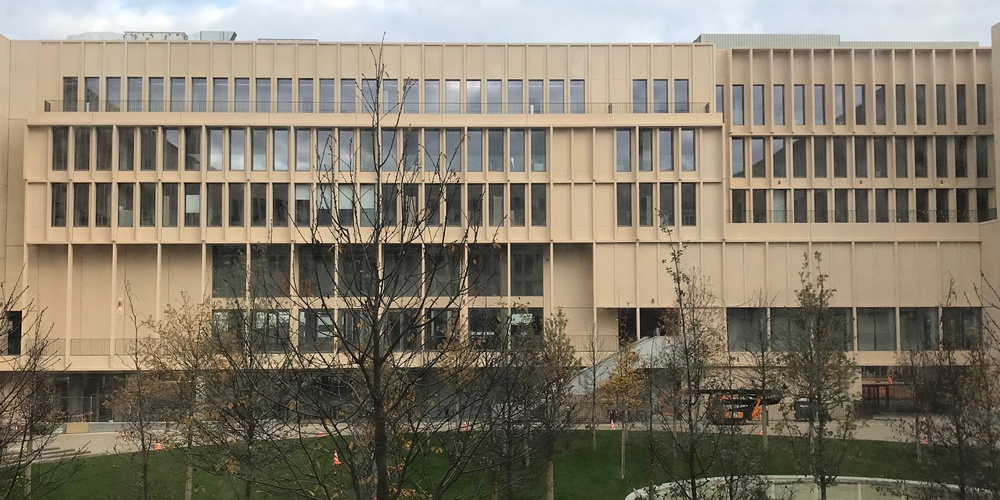
#> input picture img/telecom.jpeg, 1000 x 500 px, shrunk from 3088 x 1544 before the run
$ python main.py
#> lines starting #> are read from the running program, lines starting #| are printed output that depends on the picture; long printed decimals are rounded
### perf_kmeans.py
# -*- coding: utf-8 -*-

from skimage import io as skio
from skimage import color
import numpy as np
from sklearn.cluster import KMeans
from sklearn.preprocessing import MinMaxScaler

def import_file(filename):
    return skio.imread('im/' + filename, as_gray = False)

def apply_kmeans(ima, clusters_colors = [85, 170, 255]):
    """Performs a kmeans classification on the RGB image (ima).
    Value of k is the length of (clusters_colors).
    Returns an image with the correct colorization. """
    #k in the number of colors
    k = len(clusters_colors)

    imalab = color.rgb2lab(ima)
    X = imalab[:,:,1:3]
    #L = imalab[:,:,0]

    imalab_shapes = np.shape(imalab)
    dim_y, dim_x = np.shape(X)[0], np.shape(X)[1]

    # We reshape to have (numb. pixels, a, b)
    X_res = np.reshape(X, (dim_y*dim_x, 2))
    #L_res = np.reshape(L, (dim_y*dim_x, 1))

    # Scale to do clustering
    scaler = MinMaxScaler()
    scaler.fit(X_res)
    X_res = scaler.transform(X_res)

    # Applying k-means with the right number of clusters
    kmeans = KMeans(n_clusters = k, init = 'k-means++',
                        max_iter = 300, n_init = 10,
                        random_state = 0) # We use K-Means++ to avoid the trap
    y_kmeans = kmeans.fit_predict(X_res) #We use fir predict to get the cluster to which each instance belong

    #y_kmeans is a vector that contains all of our pixel values.
    #We reshape it into a matrix.
    output_X = np.copy(X_res)

    for cluster in range(max(y_kmeans) + 1):
        output_X[y_kmeans == cluster] = clusters_colors[cluster]

    output_X = np.delete(output_X, 1, 1)
    output_X = np.reshape(output_X, imalab_shapes[0:2])

    return output_X

### matchsel.py
import numpy as np

# [4 lines left out: function exp_sim, not called in this run]

def l2_sim(A,B):
    """Compares A to B (model) """
    return 1-np.linalg.norm(B-A)/np.linalg.norm(B)

def cov_sim(A,B):
    return np.corrcoef()

def horizontal_match_selection(image, selection, step=1, sim=l2_sim):
    """Given an image and a selection, look for
    image : a numpy array corresponding to a picture.
    selection : ((topleft_x, topleft_y), (bottomright_x, bottoomright_y))"""
    selection_im = image[selection[0][1]:selection[1][1]+1,
                         selection[0][0]:selection[1][0]+1]
    selection_width = selection_im.shape[1]
    selection_height = selection_im.shape[0]
    line = selection[0][1]
    begin = 0
    end = image.shape[1] - selection_width
    similarities = np.zeros((end-begin+1,))
    similarity = 0
    for row in range(begin, end):
        if row % step == 0: #Every (step), we compute the similarity. Otherwise, propagated.
            sub_selection_im = image[line : line + selection_height ,
                                    row   : row  + selection_width ]
            similarity = sim(sub_selection_im, selection_im )
        similarities[row-begin] = similarity
    return similarities


# [30 lines left out: function match_selection, not called in this run]

### main.py
# -*- coding: utf-8 -*-

import numpy as np
import skimage, scipy
from utils import *
import matplotlib.pyplot as plt
import skimage.morphology as morpho
import cv2
from perf_kmeans import *
from matchsel import *

#Sets current working directory
#import os
#cdir_path = os.path.dirname(os.path.realpath(__file__))
#Change dir_path to another folder if your image files are somewhere else
#os.chdir(dir_path)

def lazy_fft(x):
    """Returns the Fourier transform of an image."""
    return np.log(np.abs(np.fft.fftshift(np.fft.fft2(x))))


def lazy_imshow(image, grey=True, title=None):
    """A shortcut to quickly show a picture in greyscale using matplot lib. """
    if grey:
        plt.imshow(image, cmap='gray')
    else:
        plt.imshow(image)
    if title:
        plt.title(title)
    plt.show()


# [5 lines left out: function count_floors, not called in this run]


def h_edges(im_rvb):
    """Magic function by Mateusz which returns a highly contrasted
    image with the horizontal edges."""
    try:
        gray_im = cv2.cvtColor(im_rvb, cv2.COLOR_BGR2GRAY)
        image_eq = cv2.equalizeHist(gray_im)
    except:
        image_eq = im_rvb
    #Equalize histogram

    #Gradient approximation.
    k = np.array([[1, 1, 1], [0, 0, 0], [-1, -1, -1]])
    im = cv2.filter2D(image_eq, -1, k)
    return im


def project_edges(image, axis=0, wordy=False):
    """Juan's method to project edges.
    (image) is a k-means clustered image. """
    #Approximate the horizontal or vertical gradient using linear filtering.
    if axis == 0: #Floors
        kernel = np.array([[1, 1, 1] ,[0, 0, 0] , [-1, -1, -1]])
    elif axis == 1: #Windows
        kernel = np.array([[-1 , 0 ,1], [-1 , 0 ,1], [-1 , 0 ,1]])
    im = scipy.signal.convolve2d(image, kernel)
    #Opening
    #kernel = np.ones((4,4),np.uint8)
    #im = cv2.morphologyEx(im, cv2.MORPH_OPEN, kernel)
    if wordy:
        lazy_imshow(im)
    #We project these gradient values on an axis by summing them.
    #Counter-intuitively the axis argument in np.sum() is not the one you'd expect.
    line_sum = np.sum(im, axis = 1-axis)
    return line_sum


def clean_projection(line, beta, wordy=False):
    """Juan's method of cleaning projected edges,
    using manual heuristics and moving average."""
    #line has a lot of noise on the leftmost and rightmost values. Remove them.
    line[:40] = 0
    line[-40:] = 0
    #Line sum also has negative values. TRASH them.
    line = line[line >= 0]
    #This graph is still very spiky. To smoothen it, we compute a moving average.
    line = np.convolve(line, np.ones((beta,))/beta, mode='valid')
    return line


def detect_peaks_nb(line, alpha=0.92):
    """Juan's method of detecting peaks in a line.
    If 0 is the road, and a value over quantile (alpha) is a bump,
    we just count the number of bumps in the road."""
    quantile = np.quantile(line, alpha)
    peaks = []
    last_value = 0
    for value in line:
        if value >= quantile and last_value < quantile:
            peaks.append(1)
        else:
            peaks.append(0)
        last_value = value
    return peaks


def mateusz_routine(image, wordy=True):
    """Black magic."""
    #Compute the gradient on the image with normalized histogram
    gradient = h_edges(image)
    if wordy: lazy_imshow(gradient)
    #Do an opening
    kernel = np.ones((5,5),np.uint8)
    openingx = cv2.morphologyEx(gradient, cv2.MORPH_OPEN, kernel)
    if wordy: lazy_imshow(openingx)
    sumx = openingx.sum(axis=1)
    return openingx, sumx


def juan_routine(image, alpha=0.92, beta=4, get_peaks=False, wordy=True):
    """Juan's routine to guesstimate the number of floors and windows of a building.
    Takes a clustered image as an input. Returns (nb_floors, nb_windows).
    alpha is selectivity. Higher alpha = less floors found.
    beta is the smoothening coefficient. Higher = less floors found. """
    # Compute projections of horizontal and vertical edges
    floors = project_edges(clustered_image, axis=0, wordy=wordy)
    windows = project_edges(clustered_image, axis=1, wordy=wordy)

    def disp_wordy(floors, windows, alpha, wordy):
        """Used in juan_routine() to display graphs."""
        if wordy:
            for i, (title, line) in enumerate([('Floors', floors), ('Windows', windows)]):
                quantile = np.quantile(line, alpha)
                plt.plot(line)
                plt.axhline(y = quantile, color = 'r')
                plt.title(title)
                plt.show()

    disp_wordy(floors, windows, alpha, wordy)

    # Clean those projections.
    floors = clean_projection(floors, beta)
    windows = clean_projection(windows, beta)
    disp_wordy(floors, windows, alpha, wordy)

    if get_peaks:
        return floors, windows
    else:
        # Smartly find how many peaks are there. This depends on the alpha parameter.
        # Finally, guess the number of windows and floors.
        nb_floors = sum(detect_peaks_nb(floors, alpha))
        nb_windows = sum(detect_peaks_nb(windows, alpha))*nb_floors # Assume that every floor has the same number of windows.
        return nb_floors, nb_windows


def detect_peaks_coordinates(line, alpha=0.92):
    """Given a lists of spiky value, keep only the spikes
    that are above quantile of (alpha), and then look for the index of the max of these spikes."""
    quantile = np.quantile(line, alpha)
    peaks_clusters = []
    temp_list = []
    last_value = 0
    for i, value in enumerate(line):
        if value >= quantile and last_value >= 0:
            temp_list.append((i,value))
        else:
            if temp_list != []:
                peaks_clusters.append(temp_list)
            temp_list = []
        last_value = value
    #peaks_cluster is now a list of lists, containing tuples (index, values)
    #For each sublist, we look for max(values) and return corresponding coordinate in the picture.
    max_indexes = []
    for cluster in peaks_clusters:
        indexes, values = zip(*cluster)
        maximum = max(values)
        index = indexes[values.index(maximum)]
        max_indexes.append(index)
    return max_indexes


def score_windowness(line, ceil = 0.95):
    """According to a similarity vector, return a windowness score.
    This score is high if the window was found several times on the same row.
    The higher the value, the more likely it is to be a window. """
    score = sum(detect_peaks_nb(line, ceil))
    return score


def get_boxes_and_scores(image, floors, windows, alpha, wordy=False):
    """Given an image and (floors, windows) as obtained through Juan's method,
    deduce from (floors, windows) several selection boxes that _could_ be windows.
    Then count how many times do these selection boxes repeats itself on the horizontal axis."""
    floors_coords  = detect_peaks_coordinates(floors, alpha)
    windows_coords = detect_peaks_coordinates(windows, alpha)
    n = len(floors_coords) - 1
    m = len(windows_coords) - 1
    boxes_and_score = []
    for i in range(n): #iterate through floors
        for j in range(m): #iterate through windows
            topleft_x = windows_coords[j]
            topleft_y = floors_coords[i]
            bottomright_x = windows_coords[j+1]
            bottomright_y = floors_coords[i+1]
            selection = ((topleft_x, topleft_y), (bottomright_x, bottomright_y))
            similarity = horizontal_match_selection(image, selection)
            score = score_windowness(similarity)
            boxes_and_score.append((selection, score))
    boxes, scores = list(zip(*boxes_and_score))
    return boxes, scores


def guess_nb_floors(boxes, scores, delta=0.1, wordy=False):
    """delta : repetition sensibility"""
    ceil = np.quantile(scores, delta)
    assumed_windows = []
    topleft_x = []
    topleft_y = []
    bottomright_x = []
    bottomright_y = []
    for i, box in enumerate(boxes):
        score = scores[i]
        if score >= ceil:
            assumed_windows.append(box)
            topleft_x.append(box[0][0])
            topleft_y.append(box[0][1])
            bottomright_x.append(box[1][0])
            bottomright_y.append(box[1][1])
    topleft_x = np.array(topleft_x)
    topleft_y = np.array(topleft_y)
    bottomright_x = np.array(bottomright_x)
    bottomright_y = np.array(bottomright_y)
    # assumed_windows is a list of coordinates of what we think are windows.
    # First, compute a quick and dirty estimate.
    building_size = max(bottomright_y) - min(topleft_y)
    window_sizes = np.abs(bottomright_y - topleft_y)
    quick_nb_floors = building_size / np.average(window_sizes)

    return quick_nb_floors


#Load a picture
image = skio.imread('img/telecom.jpeg')
#> image is the input picture: shape (500, 1000, 3); mean R, G, B 131.9, 123.5, 107.1

### Matheu's routine
openingx, sumx = mateusz_routine(image)
#> in mateusz_routine, `openingx = cv2.morphologyEx(gradient, cv2.MORPH_OPEN, kernel)`:
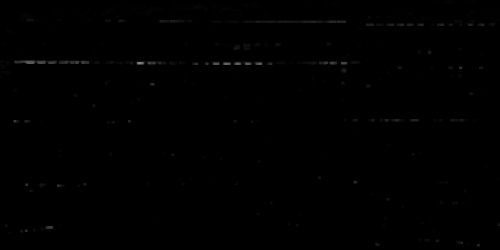
#> openingx: shape (500, 1000) (shown at 1/2 size); min 0, max 129, mean 0.6
#> in mateusz_routine, `sumx = openingx.sum(axis=1)`: sumx = 500 values, max 22401 at index 125, min 0 at index 0, mean 555.7


### Juan's routine

# Compute the adaptative equalized histogram
image_eq = skimage.exposure.equalize_adapthist(image, clip_limit=0.03)
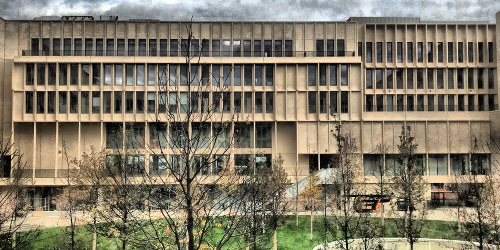
#> image_eq: shape (500, 1000, 3) float64 (shown at 1/2 size); mean R, G, B 0.51, 0.479, 0.406

#Apply k-means classification to the picture, with k=3
clustered_image = apply_kmeans(image_eq)
#> in apply_kmeans, `X_res = np.reshape(X, (dim_y*dim_x, 2))`: X_res = 500000 pairs, first value -39.03 to 56.23, second value -16.03 to 61.52
#> in apply_kmeans, `X_res = scaler.transform(X_res)`: X_res = 500000 pairs, first value 0 to 1, second value 0 to 1
#> in apply_kmeans, `output_X = np.copy(X_res)`: output_X has the same summary as X_res
#> after the loop in apply_kmeans, `for cluster in range(max(y_kmeans) + 1):`: output_X = 500000 pairs, first value 85 to 255, second value 85 to 255
#> in apply_kmeans, `output_X = np.reshape(output_X, imalab_shapes[0:2])`:
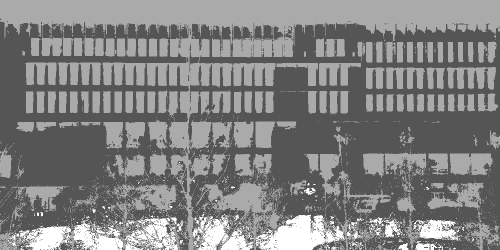
#> output_X: shape (500, 1000) float64 (shown at 1/2 size); min 85, max 255, mean 129.4
floors, windows = juan_routine(clustered_image, 0.92, 12, True, True)
#> in project_edges, `im = scipy.signal.convolve2d(image, kernel)`:
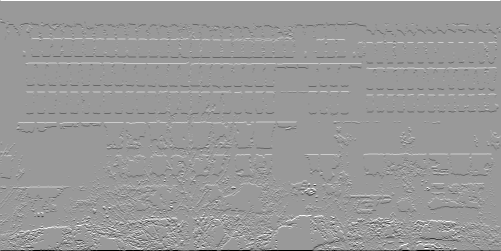
#> im: shape (502, 1002) float64 (shown at 1/2 size); min -765, max 510, mean 0; drawn with min black and max white
#> in project_edges, `line_sum = np.sum(im, axis = 1-axis)`: line_sum = 502 values, max 510000 at index 0, min -529125 at index 501, mean 0
#> in juan_routine, `floors = project_edges(clustered_image, axis=0, wordy=wordy)`: floors has the same summary as line_sum in project_edges
#> call 2 of project_edges, with axis = 1, wordy = True
#> in project_edges (call 2), `im = scipy.signal.convolve2d(image, kernel)`:
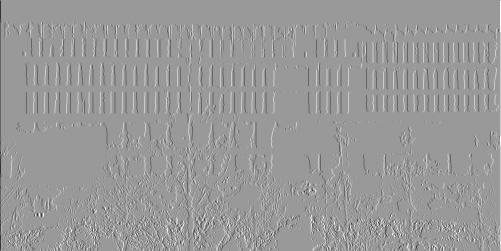
#> im: shape (502, 1002) float64 (shown at 1/2 size); min -765, max 510, mean 0; drawn with min black and max white
#> in project_edges (call 2), `line_sum = np.sum(im, axis = 1-axis)`: line_sum = 1002 values, max 151725 at index 1001, min -163200 at index 1, mean 0
#> in juan_routine, `windows = project_edges(clustered_image, axis=1, wordy=wordy)`: windows has the same summary as line_sum in project_edges
#> the loop in disp_wordy, `for i, (title, line) in enumerate([('Floors', floors), ('Windows', win..` made 2 passes
#> (title, quantile) on passes 1 to 2: ('Floors', 21144.6), ('Windows', 13749.6)
#> in clean_projection, `line = line[line >= 0]`: line = 250 values, max 122910 at index 67, min 0 at index 0, mean 9581.9
#> in clean_projection, `line = np.convolve(line, np.ones((beta,))/beta, mode='valid')`: line = 239 values, max 30663.8 at index 60, min 0 at index 0, mean 10022.9
#> in juan_routine, `floors = clean_projection(floors, beta)`: floors has the same summary as line in clean_projection
#> in juan_routine, `windows = clean_projection(windows, beta)`: windows = 561 values, max 11815 at index 459, min 0 at index 0, mean 5799.5
#> the loop in disp_wordy (call 2), `for i, (title, line) in enumerate([('Floors', floors), ('Windows', win..` made 2 passes
#> (title, quantile) on passes 1 to 2: ('Floors', 26118), ('Windows', 8865.5)
#> pass 1, in disp_wordy (call 2), `plt.show()`:
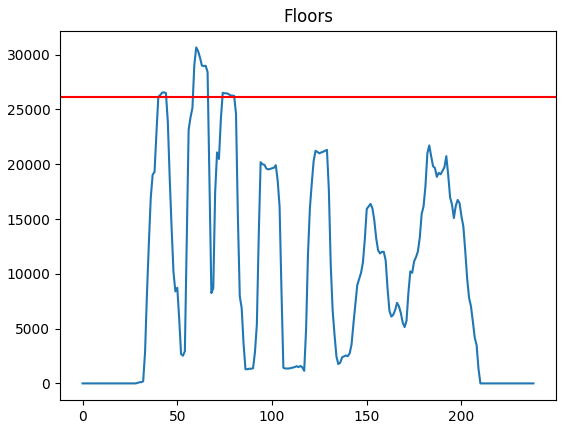
#> figure drawn by matplotlib, 1 panel; curve peaks at x = 60, y = 30663.8
#> pass 2, in disp_wordy (call 2), `plt.show()`:
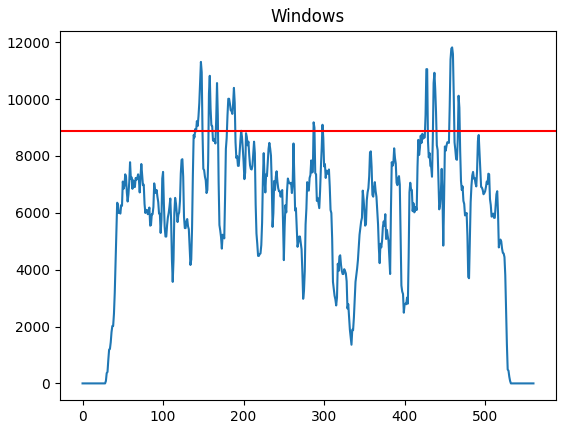
#> figure drawn by matplotlib, 1 panel; curve peaks at x = 459, y = 11815
#> floors has the same summary as line in clean_projection

### Nicolas' routine

boxes, scores = get_boxes_and_scores(image_eq, floors, windows, 0.92)
#> in detect_peaks_coordinates, `quantile = np.quantile(line, alpha)`: quantile = 26118
#> the loop in detect_peaks_coordinates, `for i, value in enumerate(line):` made 239 passes
#> (value, last_value) on passes 1 to 3: (0, 0), (0, 0), (0, 0)
#> after the loop in detect_peaks_coordinates, `for i, value in enumerate(line):`: peaks_clusters = 3 items
#> the loop in detect_peaks_coordinates, `for cluster in peaks_clusters:` made 3 passes
#> (indexes, values, maximum, index) on passes 1, 3: ((40, 41, 42, 43, 44), (26158.8, 26307.5, 26541.2, 26562.5, 26498.8), 26562.5, 43), ((74, 75, 76, 77, 78, 79, 80), (26520, 26477.5, 26477.5, 26413.8, 26286.2, 26265, 26243.8), 26520, 74)
#> after the loop in detect_peaks_coordinates, `for cluster in peaks_clusters:`: max_indexes = [43, 60, 74]
#> the loop in detect_peaks_coordinates (call 2), `for i, value in enumerate(line):` made 561 passes
#> the loop in detect_peaks_coordinates (call 2), `for cluster in peaks_clusters:` made 12 passes
#> (indexes, values, maximum, index) on passes 1, 2, 3, 6: ((140,), (8946.2,), 8946.2, 140), ((142, 143, 144, 145, 146, 147, 148), (9222.5, 9052.5, 9392.5, 9860, 10561.2, 11305, 10943.8), 11305, 147), ((157, 158, 159, 160, 161), (10200, 10816.2, 9668.8, 9073.8, 9052.5), 10816.2, 158), ((197,), (8882.5,), 8882.5, 197)
#> in get_boxes_and_scores, `windows_coords = detect_peaks_coordinates(windows, alpha)`: windows_coords = [140, 147, 158, 167, 188, 197, 287, 298, 427, 437, 459, 467]
#> in get_boxes_and_scores, `n = len(floors_coords) - 1`: n = 2
#> in get_boxes_and_scores, `m = len(windows_coords) - 1`: m = 11
#> after the loop in get_boxes_and_scores, `for i in range(n):`: boxes_and_score = 22 items
#> in get_boxes_and_scores, `boxes, scores = list(zip(*boxes_and_score))`: scores = (24, 14, 17, 25, 20, 24, 25, 20, 9, 16, 39, 40, 12, 30, 30, 25, 27, 35, 28, 12, 22, 46)
#> boxes = 22 items
nb_floors = guess_nb_floors(boxes, scores, 0.1)
#> in guess_nb_floors, `ceil = np.quantile(scores, delta)`: ceil = 12.2
#> the loop in guess_nb_floors, `for i, box in enumerate(boxes):` made 22 passes
#> (box, score) on passes 1 to 8: (((140, 43), (147, 60)), 24), (((147, 43), (158, 60)), 14), (((158, 43), (167, 60)), 17), (((167, 43), (188, 60)), 25), (((188, 43), (197, 60)), 20), (((197, 43), (287, 60)), 24), (((287, 43), (298, 60)), 25), (((298, 43), (427, 60)), 20)
#> after the loop in guess_nb_floors, `for i, box in enumerate(boxes):`: assumed_windows = 19 items; bottomright_x = [147, 158, 167, 188, 197, 287, 298, 427, 459, 467, 147, 167, 188, 197, 287, 298, 427, 459, 467]; bottomright_y = [60, 60, 60, 60, 60, 60, 60, 60, 60, 60, 74, 74, 74, 74, 74, 74, 74, 74, 74]; topleft_x = [140, 147, 158, 167, 188, 197, 287, 298, 437, 459, 140, 158, 167, 188, 197, 287, 298, 437, 459]; topleft_y = [43, 43, 43, 43, 43, 43, 43, 43, 43, 43, 60, 60, 60, 60, 60, 60, 60, 60, 60]
#> in guess_nb_floors, `topleft_x = np.array(topleft_x)`: topleft_x = 19 values, max 459 at index 9, min 140 at index 0, mean 253.1
#> in guess_nb_floors, `topleft_y = np.array(topleft_y)`: topleft_y = 19 values from 43 to 60
#> in guess_nb_floors, `bottomright_x = np.array(bottomright_x)`: bottomright_x = 19 values, max 467 at index 9, min 147 at index 0, mean 285.9
#> in guess_nb_floors, `bottomright_y = np.array(bottomright_y)`: bottomright_y = 19 values from 60 to 74
#> in guess_nb_floors, `building_size = max(bottomright_y) - min(topleft_y)`: building_size = 31
#> in guess_nb_floors, `window_sizes = np.abs(bottomright_y - topleft_y)`: window_sizes = 19 values, max 17 at index 0, min 14 at index 10, mean 15.58
#> in guess_nb_floors, `quick_nb_floors = building_size / np.average(window_sizes)`: quick_nb_floors = 1.99
#> nb_floors = 1.99
print('Number of floors : ', nb_floors)
#| Number of floors :  1.990
